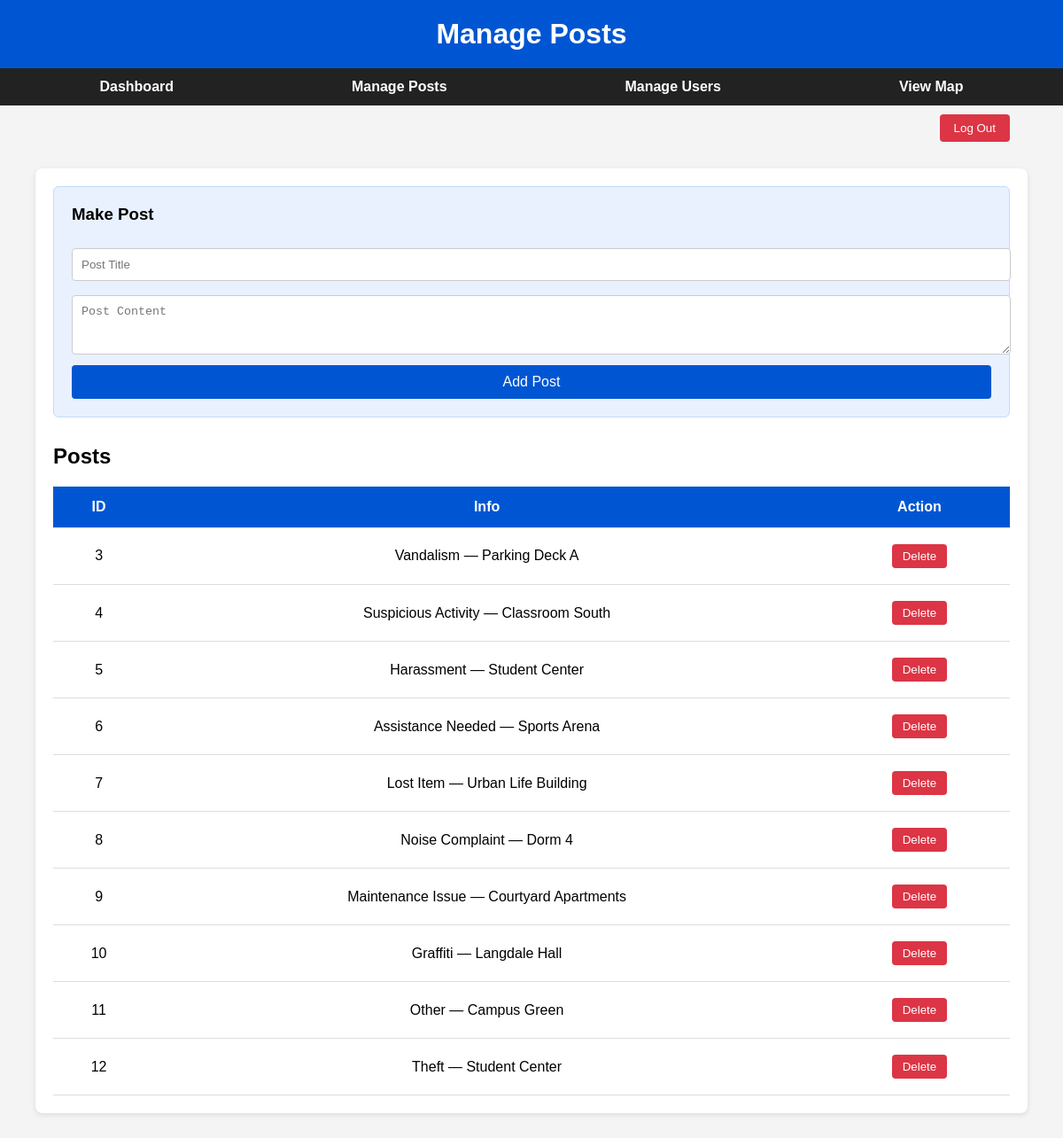
Page /manage_posts (signed in) on the committed database.
### tables this page shows
CREATE TABLE "posts" (
	"username"	TEXT NOT NULL,
	"post_id"	INTEGER UNIQUE,
	"type"	TEXT NOT NULL,
	"message"	TEXT,
	"timestamp"	TEXT,
	"location"	TEXT NOT NULL,
	"title"	TEXT,
	"time_alive"	TEXT,
	PRIMARY KEY("post_id" AUTOINCREMENT)
);

### app.py (the view)
@app.route("/manage_posts", methods=["GET", "POST"])
def manage_posts():
    if "username" not in session or session.get("access") != 1:
        flash("Login under an admin account to access this page.")
        return redirect(url_for("login"))
    conn = get_db_connection()
    if request.method == "POST":
        post_id = request.form.get("delete_id")
        if post_id:
            conn.execute("DELETE FROM posts WHERE post_id = ?", (post_id,))
            conn.commit()
    posts = conn.execute("SELECT post_id, type, location FROM posts").fetchall()
    conn.close()
    return render_template("adminpage/managePosts.html", posts=posts)

### app.py (called while the page is built)
def get_db_connection():
    conn = sqlite3.connect('login_db.db')
    conn.row_factory = sqlite3.Row
    return conn

### templates/adminpage/managePosts.html (shortened to what this page needs)
<!DOCTYPE html>
<html lang="en">
<head>
</head>
<body>
<h1>Manage Posts</h1>
<div class="nav">
  <a href="{{ url_for('dashboard') }}">Dashboard</a>
  <a href="{{ url_for('manage_posts') }}">Manage Posts</a>
  <a href="{{ url_for('manage_users') }}">Manage Users</a>
  <a href="{{ url_for('map_page') }}">View Map</a>
</div>
<div class="logout-container">
  <a href="{{ url_for('login') }}"><button>Log Out</button></a>
</div>
<div class="container">
  <div class="add-post-box">
    <h3>Make Post</h3>
    <form method="POST" action="#">
      <input type="text" name="title" placeholder="Post Title" required>
      <textarea name="content" placeholder="Post Content" rows="3" required></textarea>
      <button type="submit">Add Post</button>
    </form>
  </div>
  <h2>Posts</h2>
  <table>
    <thead>
      <tr>
        <th>ID</th>
        <th>Info</th>
        <th>Action</th>
      </tr>
    </thead>
    <tbody>
      {% for post in posts %}
      <tr>
        <td>{{ post.post_id }}</td>
        <td>{{ post.type }} — {{ post.location }}</td>
        <td class="action-buttons">
          <form class="action-form" action="{{ url_for('manage_posts') }}" method="POST">
            <button type="submit" class="btn btn-delete">Delete</button>
          </form>
        </td>
      </tr>
      {% endfor %}
    </tbody>
  </table>
</div>
</body>
</html>

### templates/adminpage/managePosts.html (style rules this page uses)
body { font-family: Arial, sans-serif; margin: 0; padding: 0; background-color: #f4f4f4; }
h1 { background-color: #0056d2; color: white; margin: 0; padding: 20px; text-align: center; }
.nav { display: flex; justify-content: space-around; background: #222; padding: 12px; }
.nav a { color: white; text-decoration: none; font-weight: bold; }
.logout-container { text-align: right; margin: 10px 5% 0 0; }
.logout-container a button { padding: 8px 16px; background-color: #dc3545; color: white; border: none; border-radius: 4px; cursor: pointer; }
.container { width: 90%; margin: 30px auto; background: white; padding: 20px; border-radius: 8px; box-shadow: 0 2px 6px rgba(0, 0, 0, 0.1); }
.add-post-box { background: #e9f1ff; border: 1px solid #c3dafe; padding: 20px; margin-bottom: 30px; border-radius: 6px; }
.add-post-box h3 { margin-top: 0; }
.add-post-box input, .add-post-box textarea { width: 100%; padding: 10px; margin: 8px 0; border: 1px solid #ccc; border-radius: 4px; }
.add-post-box button { width: 100%; background: #0056d2; color: white; border: none; padding: 10px; border-radius: 4px; font-size: 16px; cursor: pointer; }
table { width: 100%; border-collapse: collapse; }
th, td { padding: 14px; border-bottom: 1px solid #ddd; text-align: center; }
th { background-color: #0056d2; color: white; }
.btn { padding: 6px 12px; border: none; cursor: pointer; border-radius: 4px; }
.btn-delete { background: #dc3545; color: white; }
.action-buttons { display: flex; flex-direction: column; gap: 8px; justify-content: center; align-items: center; }
.action-form { margin: 4px 0; }

### rows in the picture
posts: post_id "3", type "Vandalism", location "Parking Deck A"
posts: post_id "4", type "Suspicious Activity", location "Classroom South"
posts: post_id "5", type "Harassment", location "Student Center"
posts: post_id "6", type "Assistance Needed", location "Sports Arena"
posts: post_id "7", type "Lost Item", location "Urban Life Building"
posts: post_id "8", type "Noise Complaint", location "Dorm 4"
posts: post_id "9", type "Maintenance Issue", location "Courtyard Apartments"
posts: post_id "10", type "Graffiti", location "Langdale Hall"
posts: post_id "11", type "Other", location "Campus Green"
posts: post_id "12", type "Theft", location "Student Center"
